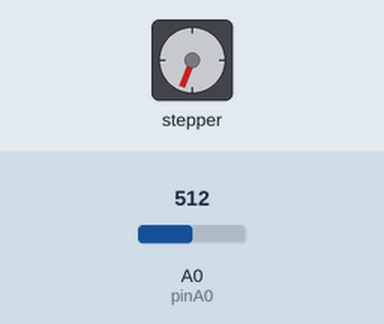
Bench run of a sketch on a simulated Arduino Uno, built with avr-gcc and run on an emulated ATmega328P. On the bench: stepper motor. Wiring (inferred from the names in the program): stepper motor driver (200 steps per turn assumed): step pin 5; direction pin 2; enable pin 8. The test bench sets the inputs (shaded band); at power-on: A0 (pinA0) = 512. What the sketch prints to the serial monitor is not drawn.

Above: at 1.3 s.
1.4 s: A0 (pinA0) set to 503
At 2.2 s:
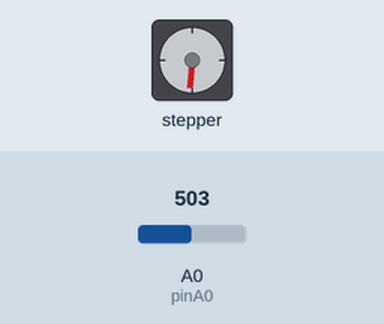
2.9 s: A0 (pinA0) set to 0
At 3.8 s:
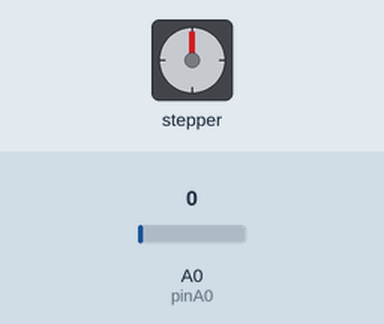
4.9 s: A0 (pinA0) set to 1023
At 6.6 s:
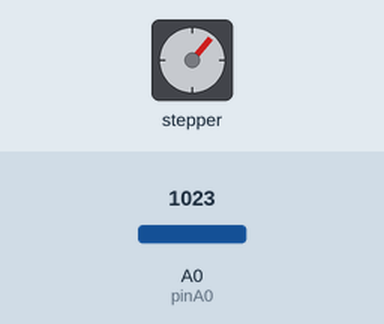
Timing chart, 0 to 8.1 s (numbered marks = the images above; inputs shaded):
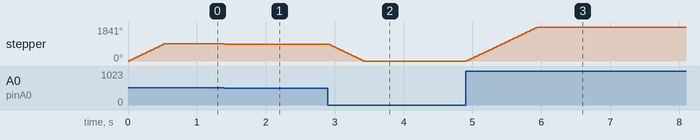

Measured:
- the behaviour switches between 511 and 510 on A0 (pinA0) (found by bisection; images 0 and 1)
- after the input at 1.4 s, stepper: goes 919° 0.01 s, then 905°, starting at once
- after the input at 2.9 s, stepper: turns 905° counter-clockwise in 0.51 s, starting at once
- after the input at 4.9 s, stepper: turns 1841° clockwise in 1.0 s, starting at once
- by itself, stepper: turns 921° clockwise in 0.50 s

The sketch:

pot_test.ino
```cpp
//stepper matches displacement of potentiometer

//dip switch settings:
//1 down: 800 pulses per rotation
//1 and 2 down: 200 pulses per rotation (gets very hot, but is fastest)


//create pin values
int pinA0 = A0;
const int stepPin = 5;
const int dirPin = 2;
const int enPin = 8;

//initialize pot position values at zero
int old_pos = 0;
int new_pos = 0;
int delta_pos = 0;

//initialize other values
int noise_amp = 1;
int step_delay = 500; //delay in microseconds

//initialize pins
void setup(){
  Serial.begin(9600);

  pinMode(stepPin,OUTPUT);
  pinMode(dirPin,OUTPUT);
  pinMode(enPin,OUTPUT);

  digitalWrite(enPin,LOW);
}

void loop(){
  new_pos = analogRead(pinA0); //measure new position

  delta_pos = new_pos-old_pos; //calculate change in position
  Serial.println(delta_pos);

  //ignore changes in position less than/equal to the noise amplitude
  if (abs(delta_pos) <= noise_amp){
    delta_pos = 0;
  }

  //if change in position is positive, move CW
  if (delta_pos > 0){
    digitalWrite(dirPin,HIGH); //set direction CW

    //this loop makes delta_pos number of pulses, can be replaced with a PWM signal that runs for delta_pos cycles
    for (int x = 0; x < delta_pos; x++){
      digitalWrite(stepPin,HIGH);
      delayMicroseconds(step_delay);
      digitalWrite(stepPin,LOW);
      delayMicroseconds(step_delay);
    }

    old_pos = new_pos; //reset position after moving
  }

  //if change in position is negative, move CCW
  else if (delta_pos < 0){
    digitalWrite(dirPin,LOW); //set direction CCW

    //this loop makes delta_pos number of pulses
    for (int x = 0; x < abs(delta_pos); x++){
      digitalWrite(stepPin,HIGH);
      delayMicroseconds(step_delay);
      digitalWrite(stepPin,LOW);
      delayMicroseconds(step_delay);
    }

    old_pos = new_pos; //reset position after moving
  }
}
```
